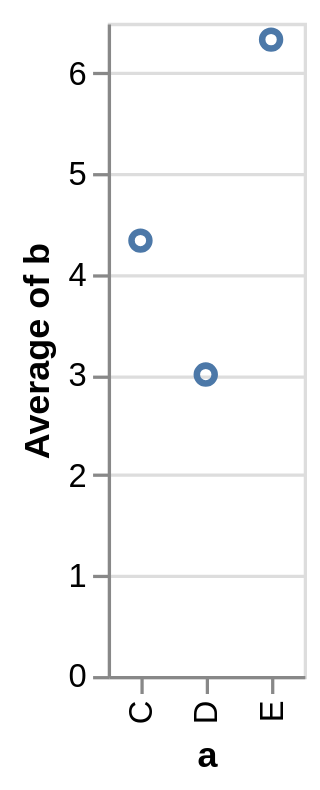

This figure's Vega-Lite source:
### Vega specification from a JSON file in a GitHub repository (floating-point values rounded to 4 significant figures)
{"$schema": "https://vega.github.io/schema/vega/v5.json", "autosize": "pad", "padding": 5, "height": 200, "style": "cell", "data": [{"name": "source_0", "values": [{"a": "C", "b": 2}, {"a": "C", "b": 7}, {"a": "C", "b": 4}, {"a": "D", "b": 1}, {"a": "D", "b": 2}, {"a": "D", "b": 6}, {"a": "E", "b": 8}, {"a": "E", "b": 4}, {"a": "E", "b": 7}]}, {"name": "data_0", "source": "source_0", "transform": [{"type": "aggregate", "groupby": ["a"], "ops": ["average"], "fields": ["b"], "as": ["average_b"]}]}], "signals": [{"name": "x_step", "value": 20}, {"name": "width", "update": "bandspace(domain('x').length, 1, 0.5) * x_step"}], "marks": [{"name": "marks", "type": "symbol", "style": ["point"], "from": {"data": "data_0"}, "encode": {"update": {"fill": [{"test": "datum[\"average_b\"] === null || isNaN(datum[\"average_b\"])", "value": null}, {"value": "transparent"}], "stroke": [{"test": "datum[\"average_b\"] === null || isNaN(datum[\"average_b\"])", "value": null}, {"value": "#4c78a8"}], "tooltip": {"signal": "{\"a\": datum[\"a\"], \"Average of b\": format(datum[\"average_b\"], \"\")}"}, "x": {"scale": "x", "field": "a"}, "y": {"scale": "y", "field": "average_b"}}}}], "scales": [{"name": "x", "type": "point", "domain": {"data": "data_0", "field": "a", "sort": true}, "range": {"step": {"signal": "x_step"}}, "padding": 0.5}, {"name": "y", "type": "linear", "domain": {"data": "data_0", "field": "average_b"}, "range": [{"signal": "height"}, 0], "nice": true, "zero": true}], "axes": [{"scale": "x", "orient": "bottom", "grid": false, "title": "a", "labelAlign": "right", "labelAngle": 270, "labelBaseline": "middle", "zindex": 1}, {"scale": "y", "orient": "left", "grid": false, "title": "Average of b", "labelOverlap": true, "tickCount": {"signal": "ceil(height/40)"}, "zindex": 1}, {"scale": "y", "orient": "left", "gridScale": "x", "grid": true, "tickCount": {"signal": "ceil(height/40)"}, "domain": false, "labels": false, "maxExtent": 0, "minExtent": 0, "ticks": false, "zindex": 0}]}
